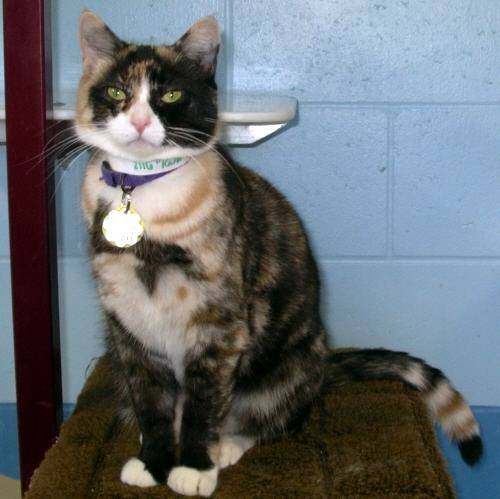
#> input picture Projects/cat.9999.jpg, 500 x 499 px
$ jupyter execute edges.ipynb
#> lines starting #> are read from the running program, lines starting #| are printed output that depends on the picture
[cell 1]
import cv2
img = cv2.imread("cat.9999.jpg") #reading the image
#> img is the input picture: shape (499, 500, 3); mean B, G, R 114, 108.9, 103.9
edges = cv2.Canny(img,100,200) #canney edhe detecton
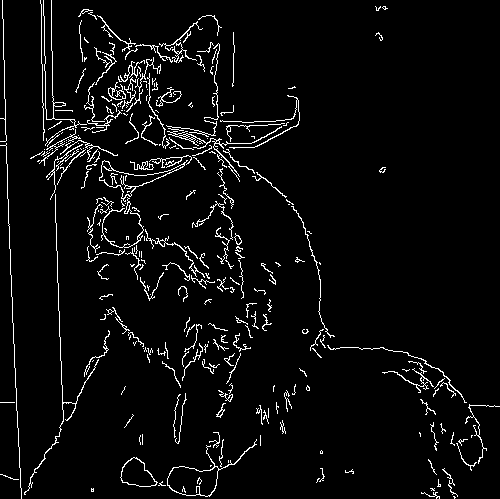
#> edges: shape (499, 500); 4.4% white in thin lines or dots
cv2.imshow('Edges in the image', edges) #displaying the image
